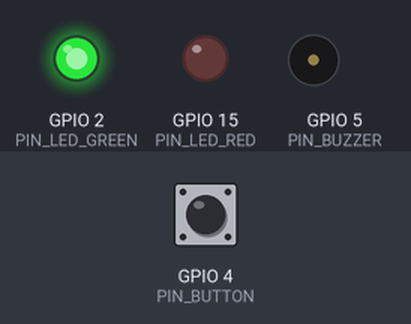
Simulated run of this sketch. Board: ESP32. On the bench: output pins drawn as LEDs (lit = HIGH), buzzer (waves = sounding). Inputs (shaded band) come from the test bench; at power-on: GPIO 4 (PIN_BUTTON) HIGH. WiFi joins after 1.5 s; servers stay silent unless stated; uploads are accepted with an empty reply; what the sketch prints to the serial monitor is not drawn.

Above: at 3.7 s.
3.8 s: GPIO 4 (PIN_BUTTON) pulled LOW for 0.15 s
At 4.8 s:
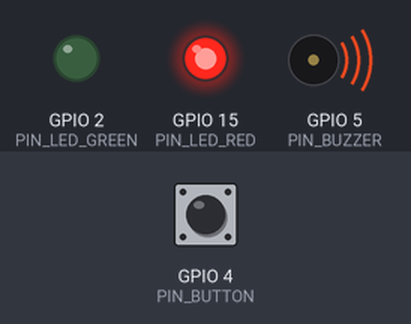
At 5.29 s:
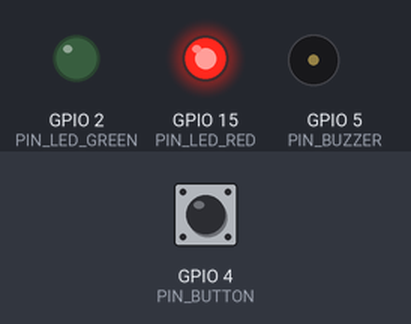
Timing chart, 0 to 12.9 s (numbered marks = the images above; inputs shaded):
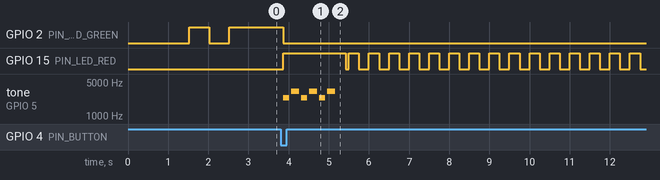

Measured:
- after the input at 3.8 s, GPIO 2 (PIN_LED_GREEN): HIGH → LOW after 0.06 s; GPIO 15 (PIN_LED_RED): goes HIGH 1.6 s, LOW 0.08 s, 14 × (HIGH 0.25 s, LOW 0.25 s), HIGH 0.25 s, then LOW, starting after 0.06 s

The sketch:

hardware-sim.ino
```cpp
/**
 * ============================================================================
 * GUARDIAN BOT - ESP32 PHYSICAL SOS PANIC BUTTON FIRMWARE
 * Target Simulation: Wokwi ESP32
 * ============================================================================
 * Description:
 *  - Connects to virtual WiFi (Wokwi-GUEST).
 *  - Monitors physical emergency push-button on GPIO 4 with internal pull-up.
 *  - Emits local audio-visual feedback (Green/Red LEDs + Piezo Siren on GPIO 5).
 *  - Dispatches an instantaneous HTTPS/HTTP POST alert to the Guardian Cloud/Backend.
 * ============================================================================
 */

#include <WiFi.h>
#include <HTTPClient.h>

// --- PIN DEFINITIONS ---
const int PIN_BUTTON    = 4;   // Emergency SOS Push Button (Active LOW with INPUT_PULLUP)
const int PIN_LED_GREEN = 2;   // Normal / Safe Standby Status LED
const int PIN_LED_RED   = 15;  // Emergency Triggered Warning LED
const int PIN_BUZZER    = 5;   // Piezo Buzzer Siren

// --- NETWORK CONFIGURATION ---
const char* WIFI_SSID = "Wokwi-GUEST";
const char* WIFI_PASSWORD = "";

// Guardian Bot Backend Endpoint
// (For local testing with Wokwi Bridge or hosted backend URL)
const char* BACKEND_SOS_URL = "http://host.wokwi.internal:5000/api/hardware/sos";
// Optional direct Firebase Firestore REST endpoint fallback
const char* FIREBASE_REST_URL = "https://firestore.googleapis.com/v1/projects/YOUR_PROJECT_ID/databases/(default)/documents/hardware_triggers";

// --- DEVICE TELEMETRY ---
const char* DEVICE_ID   = "ESP32-SOS-01";
const char* SENIOR_ID   = "senior_01";
const char* LOCATION    = "Living Room Emergency Station";
int simulatedBattery    = 98;

// --- DEBOUNCE & STATE VARIABLES ---
int lastButtonState       = HIGH;
int currentButtonState    = HIGH;
unsigned long lastDebounceTime = 0;
const unsigned long debounceDelay = 50; // ms

bool isAlertActive = false;
unsigned long alertStartTime = 0;

void printAsciiBanner() {
  Serial.println(F("\n========================================================="));
  Serial.println(F("   🛡️  GUARDIAN BOT - IOT EMERGENCY SOS CONTROLLER       "));
  Serial.println(F("   Real-Time Senior Citizen Protection & Alert Dispatch   "));
  Serial.println(F("========================================================="));
}

void connectWiFi() {
  Serial.print(F("\n[WiFi] Connecting to network: "));
  Serial.println(WIFI_SSID);

  WiFi.begin(WIFI_SSID, WIFI_PASSWORD);

  int attempts = 0;
  while (WiFi.status() != WL_CONNECTED && attempts < 20) {
    delay(500);
    Serial.print(F("."));
    digitalWrite(PIN_LED_GREEN, !digitalRead(PIN_LED_GREEN)); // Blink while connecting
    attempts++;
  }

  if (WiFi.status() == WL_CONNECTED) {
    digitalWrite(PIN_LED_GREEN, HIGH); // Solid GREEN = Online & Protected
    digitalWrite(PIN_LED_RED, LOW);
    Serial.println(F("\n[WiFi] CONNECTED SUCCESSFULLY!"));
    Serial.print(F("[WiFi] IP Address: "));
    Serial.println(WiFi.localIP());
    Serial.println(F("[System] Ready. Press physical SOS Button to trigger Panic Alert.\n"));
  } else {
    Serial.println(F("\n[WiFi] Connection Failed. Operating in Offline Emergency Mode."));
    digitalWrite(PIN_LED_GREEN, LOW);
  }
}

void playBuzzerPattern() {
  // Beep-beep alarm pattern
  for (int i = 0; i < 3; i++) {
    tone(PIN_BUZZER, 2400, 150);
    delay(200);
    tone(PIN_BUZZER, 3200, 200);
    delay(250);
  }
  noTone(PIN_BUZZER);
}

void sendEmergencyAlert() {
  Serial.println(F("\n🚨 ========================================================="));
  Serial.println(F("🚨 [SOS TRIGGERED] SENIOR PRESSED EMERGENCY PANIC BUTTON!"));
  Serial.println(F("🚨 ========================================================="));

  // 1. Visual & Audio Local Indicator
  digitalWrite(PIN_LED_GREEN, LOW);
  digitalWrite(PIN_LED_RED, HIGH);
  playBuzzerPattern();

  // 2. Transmit HTTP Alert Payload
  if (WiFi.status() == WL_CONNECTED) {
    HTTPClient http;
    http.begin(BACKEND_SOS_URL);
    http.addHeader("Content-Type", "application/json");

    // Build JSON Payload
    String jsonPayload = "{";
    jsonPayload += "\"deviceId\":\"" + String(DEVICE_ID) + "\",";
    jsonPayload += "\"seniorId\":\"" + String(SENIOR_ID) + "\",";
    jsonPayload += "\"location\":\"" + String(LOCATION) + "\",";
    jsonPayload += "\"battery\":" + String(simulatedBattery) + ",";
    jsonPayload += "\"buttonState\":\"PRESSED\",";
    jsonPayload += "\"timestamp\":\"" + String(millis()) + "\"";
    jsonPayload += "}";

    Serial.print(F("[Cloud Sync] Dispatching SOS Payload: "));
    Serial.println(jsonPayload);

    int httpResponseCode = http.POST(jsonPayload);

    if (httpResponseCode > 0) {
      Serial.print(F("✅ [Cloud Sync] Server Responded with Code: "));
      Serial.println(httpResponseCode);
      String response = http.getString();
      Serial.print(F("✅ [Cloud Sync] Response: "));
      Serial.println(response);
    } else {
      Serial.print(F("⚠️ [Cloud Sync] HTTP POST error: "));
      Serial.println(http.errorToString(httpResponseCode).c_str());
    }
    http.end();
  } else {
    Serial.println(F("⚠️ [Cloud Sync] WiFi Disconnected. Retrying Connection..."));
    connectWiFi();
  }

  isAlertActive = true;
  alertStartTime = millis();
}

void setup() {
  Serial.begin(115200);
  delay(1000);

  printAsciiBanner();

  // Initialize GPIO Pins
  pinMode(PIN_BUTTON, INPUT_PULLUP);
  pinMode(PIN_LED_GREEN, OUTPUT);
  pinMode(PIN_LED_RED, OUTPUT);
  pinMode(PIN_BUZZER, OUTPUT);

  // Initial LED State
  digitalWrite(PIN_LED_GREEN, LOW);
  digitalWrite(PIN_LED_RED, LOW);
  noTone(PIN_BUZZER);

  // Connect to Network
  connectWiFi();
}

void loop() {
  // Read push button state with debounce
  int reading = digitalRead(PIN_BUTTON);

  if (reading != lastButtonState) {
    lastDebounceTime = millis();
  }

  if ((millis() - lastDebounceTime) > debounceDelay) {
    if (reading != currentButtonState) {
      currentButtonState = reading;

      // Button is pressed (Active LOW)
      if (currentButtonState == LOW) {
        sendEmergencyAlert();
      }
    }
  }

  lastButtonState = reading;

  // Handle active alert flashing LED state (flashes Red for 10 seconds post-trigger)
  if (isAlertActive) {
    if (millis() - alertStartTime < 10000) {
      digitalWrite(PIN_LED_RED, (millis() / 250) % 2 == 0 ? HIGH : LOW);
    } else {
      // Revert to normal protected state
      isAlertActive = false;
      digitalWrite(PIN_LED_RED, LOW);
      digitalWrite(PIN_LED_GREEN, HIGH);
      Serial.println(F("[System] Alert state reset. Returned to Normal Standby.\n"));
    }
  }
}
```
